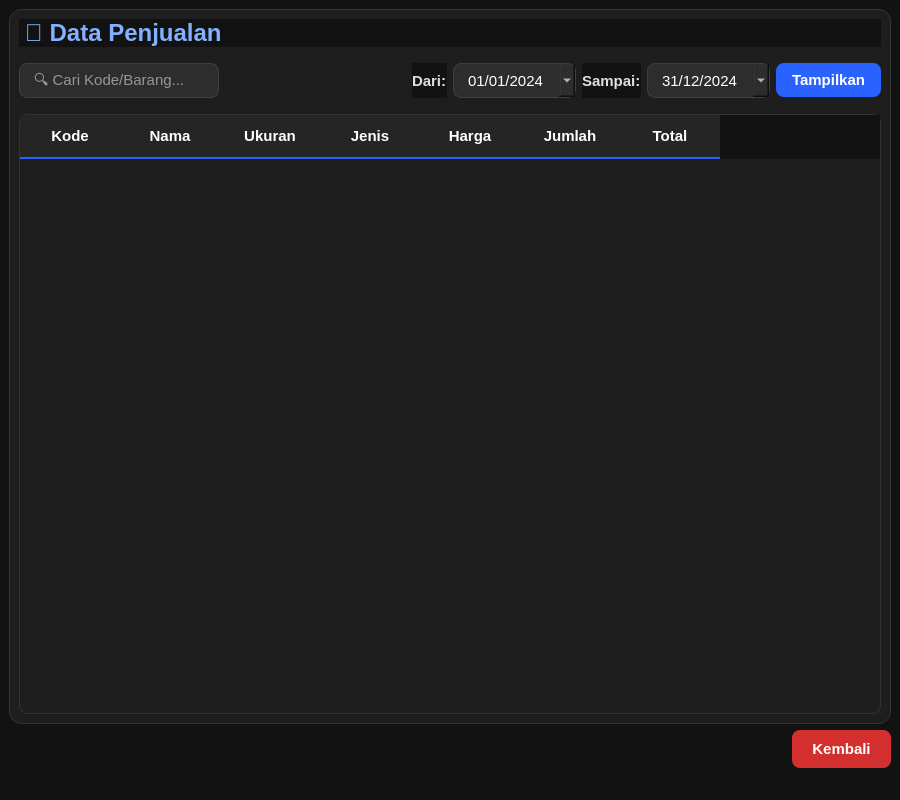
<?xml version="1.0" encoding="UTF-8"?>
<ui version="4.0">
 <class>FormManajemenPenjualan</class>
 <widget class="QMainWindow" name="FormManajemenPenjualan">
  <property name="geometry">
   <rect>
    <x>0</x>
    <y>0</y>
    <width>900</width>
    <height>800</height>
   </rect>
  </property>
  <property name="windowTitle">
   <string>Manajemen Penjualan</string>
  </property>
  <property name="styleSheet">
   <string notr="true">
    QWidget { background-color: #121212; color: #FFFFFF; font-family: 'Segoe UI', sans-serif; font-size: 11pt; }
    
    /* CARD */
    QFrame#card { background-color: #1E1E1E; border-radius: 12px; border: 1px solid #333333; }
    
    /* INPUTS */
    QLineEdit, QDateEdit { 
        background-color: #2D2D2D; 
        border: 1px solid #404040; 
        border-radius: 8px; 
        padding: 6px 12px; 
        color: white; 
    }
    QLineEdit:focus, QDateEdit:focus { border: 2px solid #82B1FF; }

    /* TABLE */
    QTableWidget { background-color: #1E1E1E; border: 1px solid #333333; gridline-color: #2C2C2C; border-radius: 8px; }
    QHeaderView::section { background-color: #252525; padding: 10px; border: none; border-bottom: 2px solid #2962FF; font-weight: bold; color: white; }
    
    /* LABELS */
    QLabel { font-weight: bold; color: #E0E0E0; }
    
    /* FILTER BUTTON (Blue) */
    QPushButton#btnFilter { 
        background-color: #2962FF; 
        color: white; 
        border: none; 
        border-radius: 8px; 
        padding: 8px 16px; 
        font-weight: bold;
    }
    QPushButton#btnFilter:hover { background-color: #1565C0; }

    /* Back Button (Red) */
    QPushButton#btnKembali {
        background-color: #D32F2F;
        color: white;
        border: none;
        border-radius: 8px; 
        padding: 10px 20px;
        font-weight: bold;
    }
    QPushButton#btnKembali:hover { background-color: #B71C1C; }
   </string>
  </property>
  <widget class="QWidget" name="centralwidget">
   <layout class="QVBoxLayout" name="mainLayout">
    <item>
     <widget class="QFrame" name="card">
      <layout class="QVBoxLayout" name="cardLayout">
       <item>
        <widget class="QLabel" name="label">
         <property name="styleSheet"><string>font-size: 18pt; margin-bottom: 10px; color: #82B1FF;</string></property>
         <property name="text"><string>📑 Data Penjualan</string></property>
        </widget>
       </item>
       <item>
        <layout class="QHBoxLayout" name="filterLayout">
         <property name="bottomMargin"><number>10</number></property>
         <item>
          <widget class="QLineEdit" name="lineEdit_search">
           <property name="minimumSize"><size><width>200</width><height>35</height></size></property>
           <property name="placeholderText"><string>🔍 Cari Kode/Barang...</string></property>
          </widget>
         </item>
         <item>
          <spacer name="horizontalSpacer">
           <property name="orientation"><enum>Qt::Horizontal</enum></property>
           <property name="sizeHint" stdset="0"><size><width>40</width><height>20</height></size></property>
          </spacer>
         </item>
         <item>
          <widget class="QLabel" name="label_dari"><property name="text"><string>Dari:</string></property></widget>
         </item>
         <item>
          <widget class="QDateEdit" name="dateEdit_start">
           <property name="minimumSize"><size><width>110</width><height>35</height></size></property>
           <property name="displayFormat"><string>dd/MM/yyyy</string></property>
           <property name="calendarPopup"><bool>true</bool></property>
           <property name="date"><date><year>2024</year><month>1</month><day>1</day></date></property>
          </widget>
         </item>
         <item>
          <widget class="QLabel" name="label_sampai"><property name="text"><string>Sampai:</string></property></widget>
         </item>
         <item>
          <widget class="QDateEdit" name="dateEdit_end">
           <property name="minimumSize"><size><width>110</width><height>35</height></size></property>
           <property name="displayFormat"><string>dd/MM/yyyy</string></property>
           <property name="calendarPopup"><bool>true</bool></property>
           <property name="date"><date><year>2024</year><month>12</month><day>31</day></date></property>
          </widget>
         </item>
         <item>
          <widget class="QPushButton" name="btnFilter">
           <property name="cursor"><cursorShape>PointingHandCursor</cursorShape></property>
           <property name="text"><string>Tampilkan</string></property>
          </widget>
         </item>
        </layout>
       </item>
       <item>
        <widget class="QTableWidget" name="tablePenjualan">
         <property name="alternatingRowColors"><bool>true</bool></property>
         <property name="columnCount"><number>7</number></property>
         <column><property name="text"><string>Kode</string></property></column>
         <column><property name="text"><string>Nama</string></property></column>
         <column><property name="text"><string>Ukuran</string></property></column>
         <column><property name="text"><string>Jenis</string></property></column>
         <column><property name="text"><string>Harga</string></property></column>
         <column><property name="text"><string>Jumlah</string></property></column>
         <column><property name="text"><string>Total</string></property></column>
        </widget>
       </item>
      </layout>
     </widget>
    </item>

    <item>
     <layout class="QHBoxLayout" name="bottomLayout">
      <item>
       <spacer name="horizontalSpacer_bottom">
        <property name="orientation"><enum>Qt::Horizontal</enum></property>
        <property name="sizeHint" stdset="0"><size><width>40</width><height>20</height></size></property>
       </spacer>
      </item>
      <item>
       <widget class="QPushButton" name="btnKembali">
        <property name="cursor"><cursorShape>PointingHandCursor</cursorShape></property>
        <property name="text"><string>Kembali</string></property>
       </widget>
      </item>
     </layout>
    </item>

   </layout>
  </widget>
  <widget class="QStatusBar" name="statusbar"/>
 </widget>
 <resources/>
 <connections/>
</ui>
